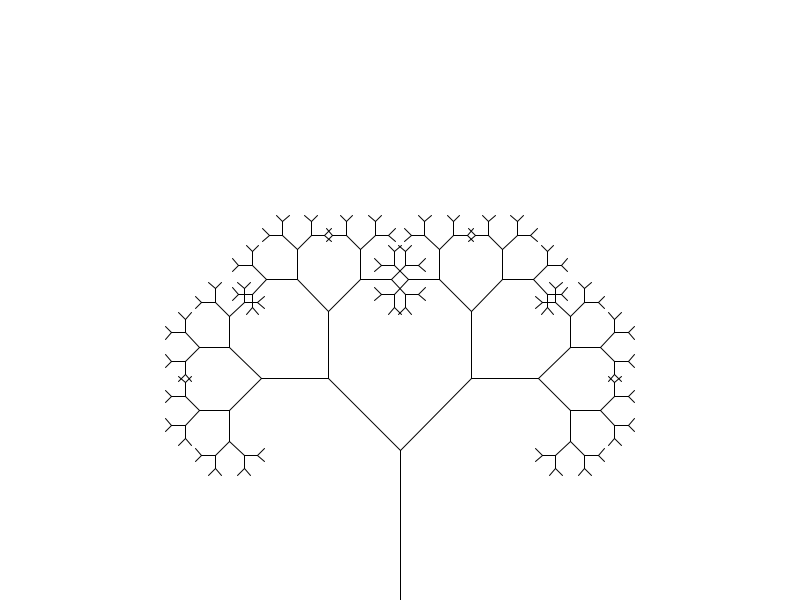
Frame 1 (no input)
Frame 60 (the mouse pressed at the canvas centre just before this capture): identical to frame 1, image omitted
Frame 120 (the mouse held since frame 60 and released just before this capture): identical to frame 1, image omitted

The Processing sketch that drew this single still picture (run headless with seeded random() and noise(); from frame 60 on, the mouse is pressed at the canvas centre):

// Processing sketch: image_text_input
// ── image_text_input.pde
void setup() {
  size(800, 600); // Set the size of the window
  background(255); // Set the background color to white
  stroke(0); // Set the stroke color to black
  float len = height / 4; // Initial length of the branch
  drawBranch(width / 2, height, len, -HALF_PI, 8); // Start the tree from the bottom middle
}

void draw() {
  // No continuous drawing is needed
}

void drawBranch(float x, float y, float len, float angle, int depth) {
  if (depth == 0) {
    save("tree.jpg");
    return;
  }

  // Calculate the new branch's end x and y position
  float x2 = x + cos(angle) * len;
  float y2 = y + sin(angle) * len;

  // Draw the branch
  line(x, y, x2, y2);

  // Recursively draw the next branches
  drawBranch(x2, y2, len * 0.67, angle - QUARTER_PI, depth - 1); // Left branch
  drawBranch(x2, y2, len * 0.67, angle + QUARTER_PI, depth - 1); // Right branch
}
